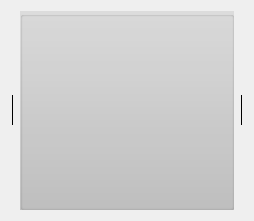
<?xml version="1.0" encoding="UTF-8"?>
<ui version="4.0">
 <class>HelelaniThrottlePad</class>
 <widget class="QWidget" name="HelelaniThrottlePad">
  <property name="geometry">
   <rect>
    <x>0</x>
    <y>0</y>
    <width>254</width>
    <height>221</height>
   </rect>
  </property>
  <property name="windowTitle">
   <string>Helelani Throttle Trackpad</string>
  </property>
  <layout class="QGridLayout" name="gridLayout">
   <item row="0" column="1">
    <widget class="DriveTrackpad" name="driveTrackpad">
     <property name="sizePolicy">
      <sizepolicy hsizetype="Preferred" vsizetype="Expanding">
       <horstretch>0</horstretch>
       <verstretch>0</verstretch>
      </sizepolicy>
     </property>
     <property name="autoFillBackground">
      <bool>false</bool>
     </property>
     <property name="styleSheet">
      <string notr="true">background-color: qlineargradient(spread:pad, x1:0, y1:0, x2:0, y2:1, stop:0 rgba(0, 0, 0, 20), stop:1 rgba(0, 0, 0, 50));</string>
     </property>
     <property name="title">
      <string/>
     </property>
    </widget>
   </item>
   <item row="0" column="2">
    <widget class="Line" name="rightThrottleLine">
     <property name="sizePolicy">
      <sizepolicy hsizetype="Fixed" vsizetype="Fixed">
       <horstretch>0</horstretch>
       <verstretch>0</verstretch>
      </sizepolicy>
     </property>
     <property name="minimumSize">
      <size>
       <width>0</width>
       <height>30</height>
      </size>
     </property>
     <property name="frameShadow">
      <enum>QFrame::Plain</enum>
     </property>
     <property name="orientation">
      <enum>Qt::Vertical</enum>
     </property>
    </widget>
   </item>
   <item row="0" column="0">
    <widget class="Line" name="leftThrottleLine">
     <property name="sizePolicy">
      <sizepolicy hsizetype="Fixed" vsizetype="Fixed">
       <horstretch>0</horstretch>
       <verstretch>0</verstretch>
      </sizepolicy>
     </property>
     <property name="minimumSize">
      <size>
       <width>0</width>
       <height>30</height>
      </size>
     </property>
     <property name="frameShadow">
      <enum>QFrame::Plain</enum>
     </property>
     <property name="orientation">
      <enum>Qt::Vertical</enum>
     </property>
    </widget>
   </item>
  </layout>
 </widget>
 <customwidgets>
  <customwidget>
   <class>DriveTrackpad</class>
   <extends>QGroupBox</extends>
   <header>DriveTrackpad.h</header>
   <container>1</container>
  </customwidget>
 </customwidgets>
 <resources/>
 <connections/>
</ui>
